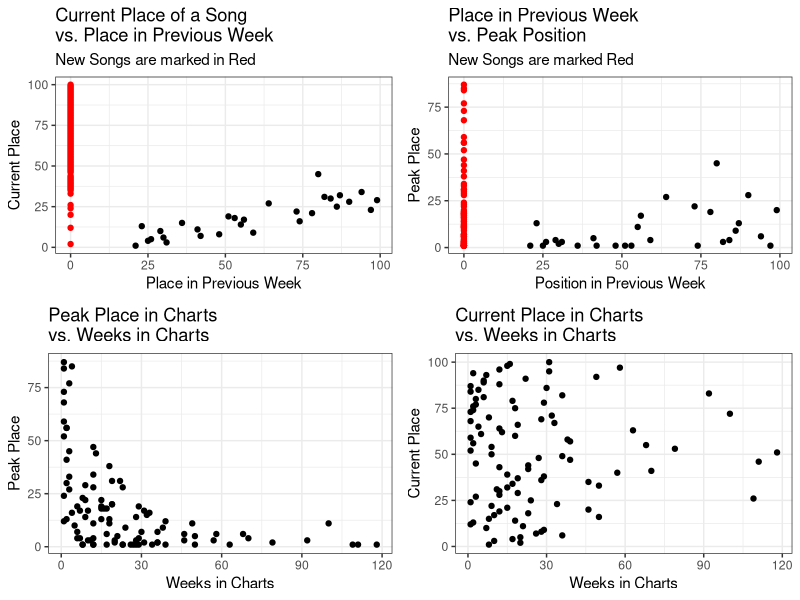
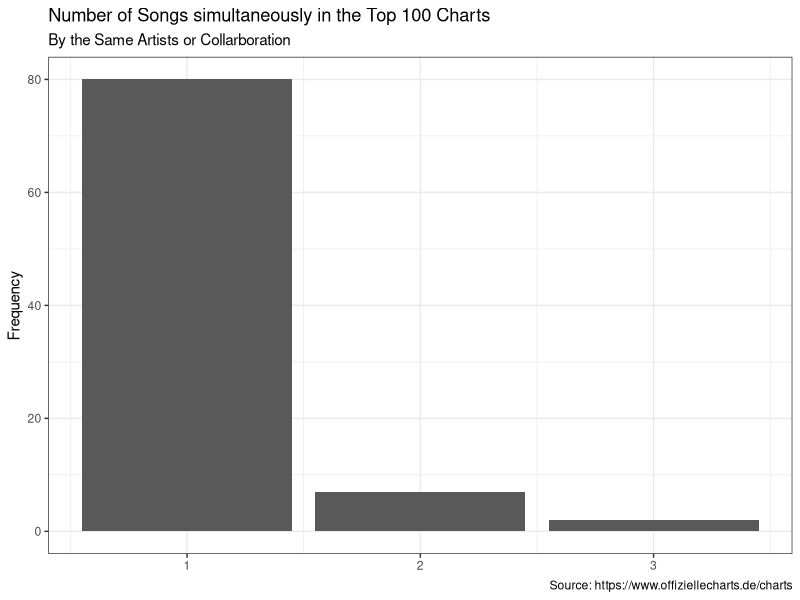
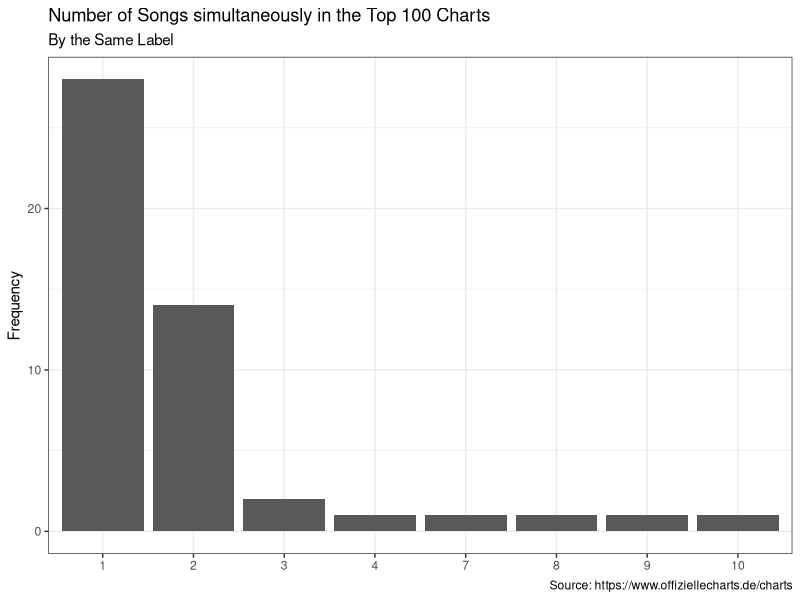

Generate these figures, in order, with R:
## ---- chunk 1
library(ggplot2)
library(gridExtra)
library(readr)
library(dplyr)
chart_scrap <- read_csv('2022-01-12_charts_report.csv')
## ---- chunk 2
#Reporting Figures and Tables
#Scatter Plots
current_v_last <- ggplot(data = chart_scrap,
                                     aes(y = current, x=last_week,
                                     col=ifelse(is.na(last_week), yes = 'NA' , no = 'NonNA')))+
                                      geom_point(aes(y = current, x=last_week_fill),show.legend = F)+
                                      scale_color_manual(values = c('#FF0000','#000000'))+
                                      labs(title = 'Current Place of a Song \nvs. Place in Previous Week',
                                           subtitle = 'New Songs are marked in Red',
                                           y='Current Place', x='Place in Previous Week')+
                                        theme_bw()
weeks_v_peak <- ggplot(data = chart_scrap,
                                             aes(x=weeks_in_charts, y=peak_in_charts))+
                                              geom_point()+
                                              labs(title = 'Peak Place in Charts \nvs. Weeks in Charts',
                                                   x='Weeks in Charts', y='Peak Place')+
                                              theme_bw()
week_v_current <- ggplot(data = chart_scrap, aes(x=weeks_in_charts, y=current))+
                                      geom_point()+
                                      labs(title = 'Current Place in Charts \nvs. Weeks in Charts',
                                           x='Weeks in Charts', y='Current Place')+
                                      theme_bw()
last_v_peak <- ggplot(data = chart_scrap, aes(x=last_week_fill, y=peak_in_charts,
                                                col=ifelse(is.na(last_week), yes = 'NA' , no = 'NonNA')))+
                                    geom_point(show.legend = F)+
                                    labs(title = 'Place in Previous Week \nvs. Peak Position',
                                         subtitle = 'New Songs are marked Red',
                                         x='Position in Previous Week', y='Peak Place')+
                                    scale_color_manual(values = c('#FF0000','#000000'))+
                                    theme_bw()
grid.arrange(current_v_last,last_v_peak, weeks_v_peak,week_v_current, nrow=2)
## ---- chunk 3
chart_scrap%>%
                      count(artist)%>%
                      ggplot(aes(x=n))+
                      geom_bar()+
                      labs(title = 'Number of Songs simultaneously in the Top 100 Charts',
                           subtitle = 'By the Same Artists or Collarboration',
                           y='Frequency',
                           x=NULL,
                           caption = 'Source: https://www.offiziellecharts.de/charts')+
                      theme_bw()
chart_scrap%>%
                        count(artist,sort = T)%>%
                        filter(n>1)%>%
                        knitr::kable()
chart_scrap%>%
                      count(label)%>%
                      ggplot(aes(x=as.factor(n)))+
                      geom_bar()+
                      geom_bar()+
                      labs(title = 'Number of Songs simultaneously in the Top 100 Charts',
                           subtitle = 'By the Same Label',
                           y='Frequency',
                           x=NULL,
                           caption = 'Source: https://www.offiziellecharts.de/charts')+
                      theme_bw()
chart_scrap%>%
                        count(label, sort = T)%>%
                        filter(n>1)%>%
                        knitr::kable()
## ---- chunk 4
#Songs that are currently peaking
chart_scrap%>%
                        filter(current == peak_in_charts)%>%
                        select(artist, title, current)%>%
                        rename(Position = current)%>%
                        knitr::kable()
